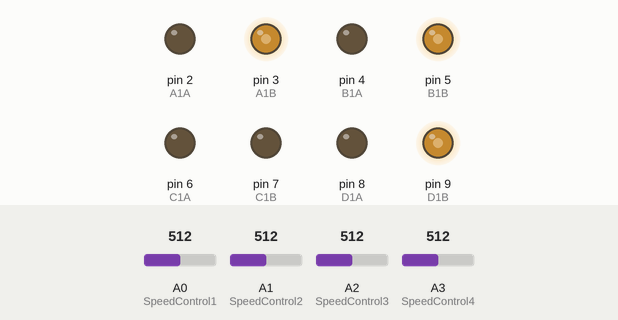
Recording of a sketch running on a simulated Arduino Uno, built with avr-gcc and run on an emulated ATmega328P. On the bench: output pins drawn as LEDs (lit = HIGH). The test bench sets the inputs (shaded band); at power-on: A0 (SpeedControl1) = 512, A1 (SpeedControl2) = 512, A2 (SpeedControl3) = 512, A3 (SpeedControl4) = 512.

Above: at 1.2 s.
1.3 s: A0 (SpeedControl1) set to 716
At 1.7 s:
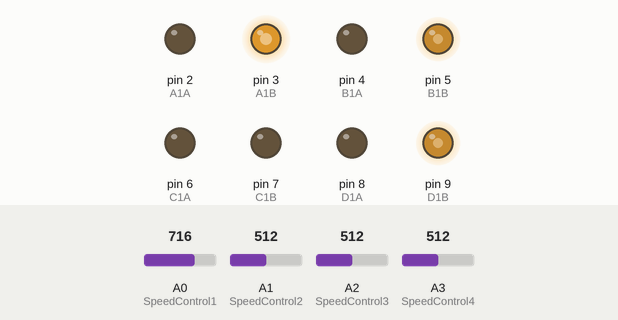
2.8 s: A1 (SpeedControl2) set to 716
At 4.0 s:
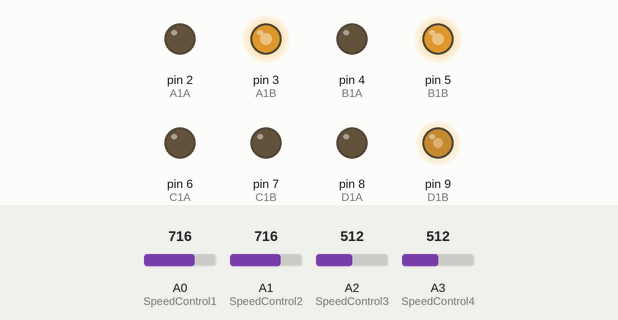
4.3 s: A2 (SpeedControl3) set to 531
At 5.2 s:
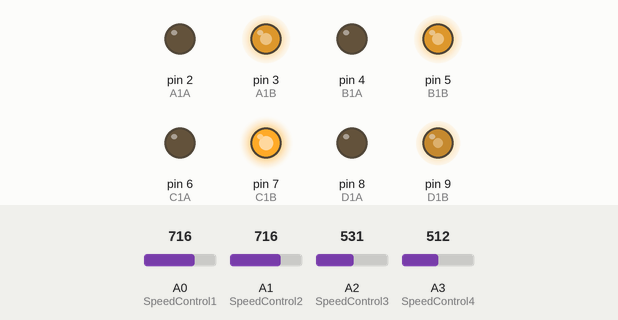
5.8 s: A3 (SpeedControl4) set to 716
At 6.3 s:
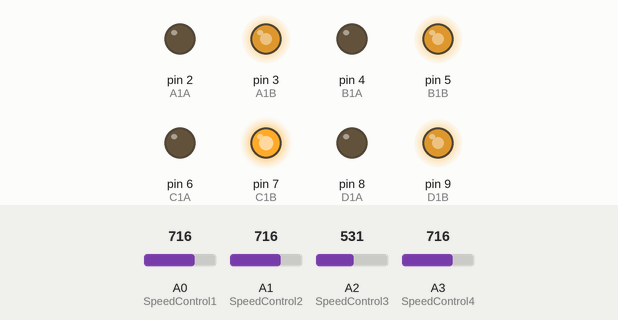
7.3 s: A2 (SpeedControl3) set to 306
At 8.5 s:
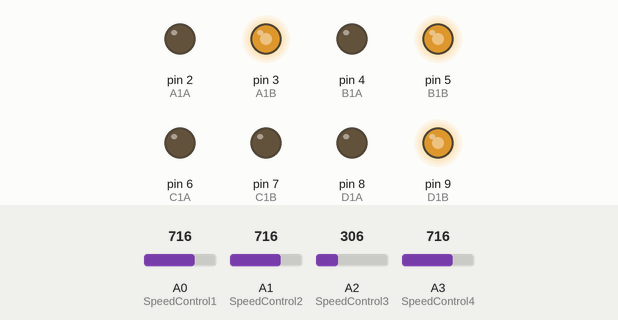
8.8 s: A0 (SpeedControl1) set to 992
At 9.8 s:
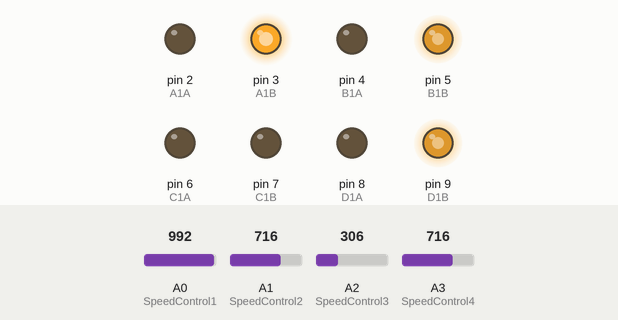
Timing chart, 0 to 11.3 s (numbered marks = the images above; inputs shaded):
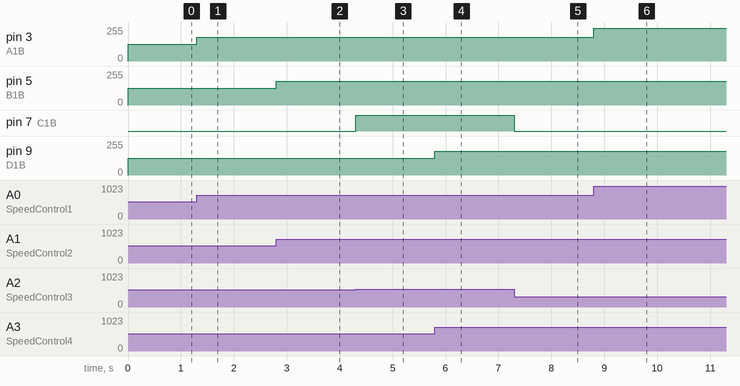

Measured:
- the behaviour switches between 513 and 514 on A2 (SpeedControl3) (found by bisection; images 2 and 3)
- after the input at 1.3 s, pin 3 (A1B): 127/255 → 178/255 at once
- after the input at 2.8 s, pin 5 (B1B): 127/255 → 178/255 at once
- after the input at 4.3 s, pin 7 (C1B): LOW → HIGH at once
- after the input at 5.8 s, pin 9 (D1B): 127/255 → 178/255 at once
- after the input at 7.3 s, pin 7 (C1B): HIGH → LOW at once
- after the input at 8.8 s, pin 3 (A1B): 178/255 → 247/255 at once

The sketch:

AST47_Shanks.ino
```cpp
// Motor A
const int A1A = 2;//define pin 2 for A1A
const int A1B = 3;//define pin 3 for A1B
// Motor B
const int B1A = 4;//define pin 8 for B1A
const int B1B = 5;//define pin 9 for B1B
// Motor C
const int C1A = 6;//define pin 8 for C1A
const int C1B = 7;//define pin 9 for C1B
// Motor D
const int D1A = 8;//define pin 8 for D1A
const int D1B = 9;//define pin 9 for B1B

// this is from the code found for the l9110
boolean motor_dir1 = 0;
boolean motor_dir2 = 0;
boolean motor_dir3 = 0;
boolean motor_dir4 = 0;

int SpeedControl1 = A0;
int SpeedControl2 = A1;
int SpeedControl3 = A2;
int SpeedControl4 = A3;

int MotorSpeed1 = 0;
int MotorSpeed2 = 0;
int MotorSpeed3 = 0;
int MotorSpeed4 = 0;

void setup() {
  pinMode(A1A,   OUTPUT);
  pinMode(A1B,   OUTPUT);
  pinMode(B1A,   OUTPUT);
  pinMode(B1B,   OUTPUT);
  pinMode(C1A,   OUTPUT);
  pinMode(C1B,   OUTPUT);
  pinMode(D1A,   OUTPUT);
  pinMode(D1B,   OUTPUT);

  pinMode(A0, INPUT_PULLUP);
  pinMode(A1, INPUT_PULLUP);
  pinMode(A2, INPUT_PULLUP);
  pinMode(A3, INPUT_PULLUP);
  pinMode(A4, INPUT_PULLUP);
  pinMode(A5, INPUT_PULLUP);
}

void loop() {
  MotorSpeed1 = analogRead(SpeedControl1);
  MotorSpeed1 = map(MotorSpeed1, 0, 1023, 0, 255);
  if (motor_dir1)
    digitalWrite(A1A, HIGH);
  else
    analogWrite(A1B, MotorSpeed1);
  if (motor_dir1)
    digitalWrite(A1B, 0);
  else
    digitalWrite(A1A, 0);

  MotorSpeed2 = analogRead(SpeedControl2);
  MotorSpeed2 = map(MotorSpeed2, 0, 1023, 0, 255);
  if (motor_dir2)
    digitalWrite(B1A, HIGH);
  else
    analogWrite(B1B, MotorSpeed2);
  if (motor_dir2)
    digitalWrite(B1B, 0);
  else
    digitalWrite(B1A, 0);

  MotorSpeed3 = analogRead(SpeedControl3);
  MotorSpeed3 = map(MotorSpeed3, 0, 1023, 0, 255);
  if (motor_dir3)
    digitalWrite(C1A, HIGH);
  else
    analogWrite(C1B, MotorSpeed3);
  if (motor_dir3)
    digitalWrite(C1B, 0);
  else
    digitalWrite(C1A, 0);

  MotorSpeed4 = analogRead(SpeedControl4);
  MotorSpeed4 = map(MotorSpeed4, 0, 1023, 0, 255);
  if (motor_dir4)
    digitalWrite(D1A, HIGH);
  else
    analogWrite(D1B, MotorSpeed4);
  if (motor_dir4)
    digitalWrite(D1B, 0);
  else
    digitalWrite(D1A, 0);
}
```
